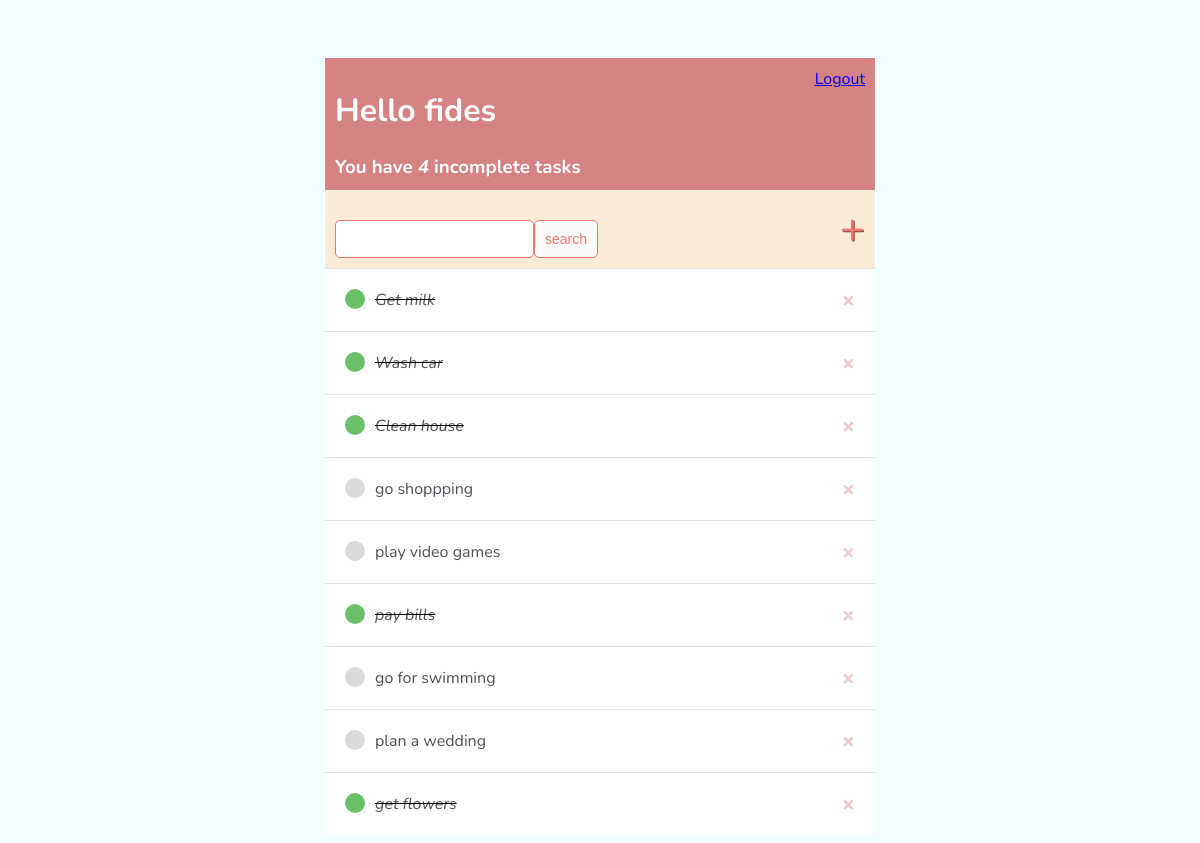
The app's page / (signed in) with its own data.
### base/models.py (models this page shows)
class Task(models.Model):
    user = models.ForeignKey(User,on_delete=models.CASCADE,null=True,blank=True)
    title =models.CharField(max_length=200)
    description =models.TextField(null=True,blank=True)
    complete =models.BooleanField(default=False)
    created =models.DateTimeField(auto_now_add=True)
    def __str__(self):
         return self.title

### base/views.py (the view)
# urls.py: path('',TaskList.as_view(),name='task_list'),
class TaskList(LoginRequiredMixin,ListView):
   model = Task
   template_name='task_list.html'
   context_object_name='tasks'
   def get_context_data(self, **kwargs):
      context = super().get_context_data(** kwargs)
      context['tasks'] = context['tasks'].filter(user=self.request.user)
      context['count'] = context['tasks'].filter(complete=False).count()
      search_input=self.request.GET.get('search-area') or ''
      if search_input:
         context['tasks']=context['tasks'].filter(title__startswith=search_input)
         context['search_input']=search_input
      return context

### base/template/base/task_list.html (shortened to what this page needs)
{% extends 'main.html' %}
{% block content %}
<div class="header-bar">
    <div>
        <h1>Hello {{request.user}}</h1>
        <h3 style="margin:0">You have <i>{{count}}</i> incomplete tasks</h3>
    </div>
    {% if request.user.is_authenticated %}
    <a href="{% url 'logout' %}">Logout</a>
{% else %}
    <a href="{% url 'login' %}">Login</a>
{% endif %}
</div>
<div id="search-add-wrapper">
    <form method="GET" style="margin-top:20px;display:flex;">
        <input type="text" name="search-area" value="{{search_input}}">
        <input class="button" type="submit" value="search">
    </form>
<a id="add-link" href="{% url 'task-create' %}">&#x2b;</a>
</div>
<div class="task-items-wrapper">
    {% for task in tasks %}
    <div class="task-wrapper">
        {% if task.complete %}
            <div class="task-title">
                <div class="task-complete-icon"></div>
                <i><s><a href="{% url 'task-update' task.id %}">{{task}}</a></s></i>
            </div>
        <a  class = "delete-link"href="{% url  'task-delete'  task.id%}">&#215;</a>
        {% else %}
        <div class="task-title">
            <div class="task-incomplete-icon"></div>
            <a href="{% url 'task-update' task.id %}">{{task}}</a>
        </div>
        <a  class = "delete-link"href="{% url  'task-delete'  task.id%}">&#215;</a>
        {% endif %}
    </div>
    {% empty %}
    <td colspan="3">no items in list</td>
    {% endfor %}
</div>
{% endblock content %}

### base/template/base/main.html (shortened to what this page needs)
<!DOCTYPE html>
<html>
    <head>
    </head>
    <body>
        <div class="container">
            {% block content %}
            {% endblock content %}
        </div>
    </body>
</html>

### base/template/base/main.html (style rules this page uses)
body { background-color:azure; font-family: "Nunito", sans-serif; padding-top: 50px; }
.container { max-width: 550px; margin:auto; background-color:antiquewhite; }
.header-bar { display:flex; justify-content:space-between; color:#fff; padding:10px; background-color: rgb(213, 130, 130); }
.task-wrapper { display:flex; align-items:center; justify-content:space-between; padding:20px; background-color:#fff; border-top: 1px solid rgb(226,226,226); }
.task-title { display:flex; }
.task-title a { text-decoration:none; color:#4b5156; margin-left: 10px; }
.task-complete-icon { height:20px; width:20px; background-color: rgb(105,192,105); border-radius: 50%; }
.task-incomplete-icon { height:20px; width:20px; background-color: rgb(218,218,218); border-radius: 50%; }
.delete-link { text-decoration:none; font-weight:900; color:#cf494949; font-size:22px; line-height:0; }
#search-add-wrapper { display: flex; justify-content: space-between; align-items: center; padding: 10px; }
#add-link { color:#EB796F; text-decoration: none; font-size:42px; text-shadow: 1px 1px #81413b; }
input[type=text], input[type=password], textarea { border: 1px solid #EB796F; border-radius: 5px; padding: 10px; width: 90%; }
.button { border: 1px solid #EB796F; background-color: #FAFAFA; color: #EB796F; padding: 10px; font-size: 14px; border-radius: 5px; cursor: pointer; }

### records on screen
Task: title "Get milk"
Task: title "Wash car"
Task: title "Clean house"
Task: title "go shoppping"
Task: title "play video games"
Task: title "pay bills"
Task: title "go for swimming"
Task: title "plan a wedding"
Task: title "get flowers"

### other values on screen
{{ request.user }} "fides"
{{ count }} "4"
